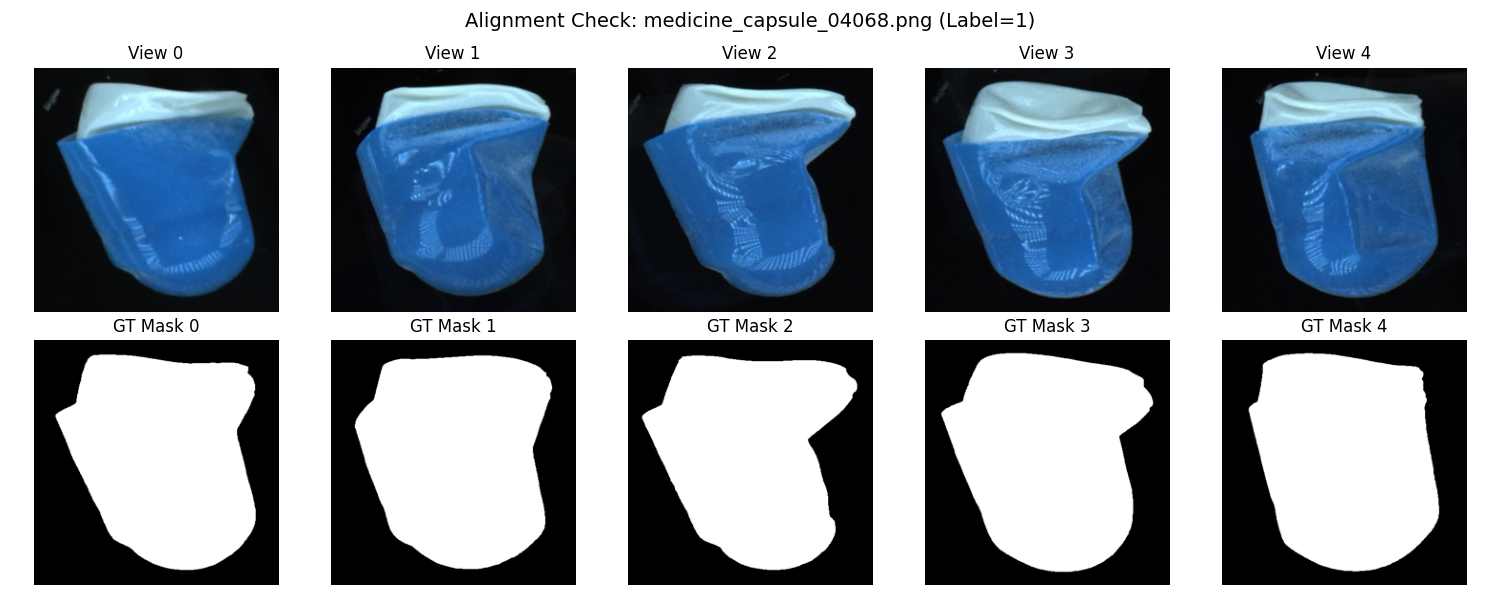

Write the Python code that produced this figure.
# import torch
# import os
# import sys
#
# # 确保能导入项目中的模块
# sys.path.append(os.getcwd())
#
# from datasets.data_builder import build_dataloader
# # 假设你已经修改了 config.py，直接导入配置
# from config import dataset as dataset_cfg
#
#
# def verify_manta_loading():
#     print(f"[*]正在验证 MANTA 数据集加载配置...")
#     print(f"   数据集路径: {dataset_cfg.get('root_path')}")
#     print(f"   测试类别: {dataset_cfg.get('class_name')}")
#
#     # 1. 尝试构建训练集 DataLoader
#     try:
#         train_loader, _ = build_dataloader(dataset_cfg)
#         print("   DataLoader 构建成功！")
#     except Exception as e:
#         print(f"!!! DataLoader 构建失败: {e}")
#         return
#
#     # 2. 从 Loader 中获取一个 Batch
#     try:
#         # 获取第一个 batch
#         data_iter = iter(train_loader)
#         images, labels = next(data_iter)
#
#         # 3. 检查数据结构
#         # images 应该是一个列表 (5个视角) 或者 一个大 Tensor
#         # 根据我们在 manta_dataset.py 中的写法: return views (list), label
#         # DataLoader 的 default_collate 会把 list of lists 转换成 list of stacked tensors
#
#         if isinstance(images, list):
#             num_views = len(images)
#             print(f"[*]检测到数据为 List 形式，包含 {num_views} 个视角 (预期为 5)。")
#
#             # 检查第一个视角的 Tensor 形状
#             view0 = images[0]  # [Batch, C, H, W]
#             print(f"   单视角 Tensor 形状: {view0.shape} (预期: [{dataset_cfg['batch_size']}, 3, 256, 256])")
#
#             if num_views == 5 and view0.shape[1:] == (3, 256, 256):
#                 print("\n[SUCCESS] 数据加载逻辑验证通过！符合 Set-Flow 输入要求。")
#             else:
#                 print("\n[WARNING] 维度或视角数量不对，请检查 manta_dataset.py。")
#
#         elif isinstance(images, torch.Tensor):
#             # 如果你在 dataset 里做了 stack
#             print(f"[*]检测到数据为 Tensor 形式: {images.shape}")
#             if images.dim() == 5 and images.shape[1] == 5:  # [B, 5, 3, H, W]
#                 print("\n[SUCCESS] 数据加载逻辑验证通过！")
#             else:
#                 print("\n[WARNING] Tensor 维度不对，预期应包含 5 个视角维度。")
#
#         print(f"   标签形状: {labels.shape}")
#         print(f"   标签示例: {labels}")
#
#     except StopIteration:
#         print("!!! DataLoader 是空的，请检查路径下是否有图片。")
#     except Exception as e:
#         print(f"!!! 读取 Batch 失败: {e}")
#         import traceback
#         traceback.print_exc()
#
#
# if __name__ == "__main__":
#     # 简单的路径检查
#     root = dataset_cfg.get('root_path', 'data/MANTA')
#     cls_name = dataset_cfg.get('class_name', 'capsule')
#     check_path = os.path.join(root, cls_name, 'train', 'good')
#
#     if not os.path.exists(check_path):
#         print(f"[错误] 找不到路径: {check_path}")
#         print("请确保你已下载 MANTA 数据集并修改 config.py 中的 root_path。")
#     else:
#         verify_manta_loading()
import os
import sys
import torch
import numpy as np
import matplotlib.pyplot as plt


def denorm(tensor):
    """ 反归一化: (3,H,W) -> (H,W,3) """
    mean = np.array([0.485, 0.456, 0.406])
    std = np.array([0.229, 0.224, 0.225])
    img = tensor.permute(1, 2, 0).numpy()
    img = img * std + mean
    return np.clip(img, 0, 1)


def main():
    print("[*] 开始验证对齐 (Fix: Order & Test Set)...")
    sys.path.append(os.getcwd())

    try:
        from config import dataset as dataset_cfg
        from datasets.data_builder import build_dataloader

        # 1. 强制配置
        dataset_cfg['type'] = 'manta'  # 强制读取图片
        dataset_cfg['input_size'] = (256, 256)  # 尺寸
        dataset_cfg['num_workers'] = 0  # 单进程
        dataset_cfg['batch_size'] = 4

        # 2. 构建 DataLoader
        print("   正在构建 DataLoader...")
        loaders = build_dataloader(dataset_cfg)

        # [关键修改] 获取 Test Loader (loaders[1])
        # 因为训练集通常只有正常样本，没有 Mask，无法验证对齐
        if isinstance(loaders, (tuple, list)) and len(loaders) >= 2:
            test_loader = loaders[1]
            print("   [INFO] 已选中测试集 (Test Loader)，包含异常样本。")
        else:
            test_loader = loaders
            print("   [WARNING] 似乎只返回了一个 Loader，尝试用它搜索...")

        if test_loader is None:
            print("   [FAIL] Test Loader 为空，请检查 config 中是否有 test 配置。")
            return

        # 3. 寻找异常样本
        print("   正在遍历测试集寻找 Label=1 (异常样本)...")
        target_batch = None
        target_idx = -1

        for batch_i, batch_data in enumerate(test_loader):
            labels = batch_data[1]
            abnormal_idxs = (labels == 1).nonzero(as_tuple=True)[0]

            if len(abnormal_idxs) > 0:
                target_batch = batch_data
                target_idx = abnormal_idxs[0].item()
                print(f"   [FOUND] 在 Batch {batch_i} 找到异常样本！索引: {target_idx}")
                break

            if batch_i > 20:  # 防止遍历太久
                print("   [WARNING] 看了前 20 个 Batch 还没找到异常样本，可能需要检查数据集。")
                break

        if target_batch is None:
            print("   [FAIL] 未找到任何异常样本，无法验证 Mask 对齐。")
            return

        # 4. 解包与处理
        b_views, b_labels, b_paths, b_masks = target_batch[0], target_batch[1], target_batch[2], target_batch[3]

        if isinstance(b_views, list):
            views_t = torch.stack(b_views, dim=1)  # [B, 5, 3, H, W]
        else:
            views_t = b_views

        if isinstance(b_masks, list):
            masks_t = torch.stack(b_masks, dim=1)  # [B, 5, 1, H, W]
        else:
            masks_t = b_masks

        # 5. 绘图
        path = b_paths[target_idx]
        print(f"   正在绘制: {os.path.basename(str(path))}")

        fig, axes = plt.subplots(2, 5, figsize=(15, 6))
        fig.suptitle(f"Alignment Check: {os.path.basename(str(path))} (Label=1)", fontsize=14)

        for v in range(5):
            # View Image
            img = denorm(views_t[target_idx, v])
            # Mask Image
            mask = masks_t[target_idx, v].squeeze().numpy()

            # 第一行：原图
            axes[0, v].imshow(img)
            axes[0, v].set_title(f"View {v}")
            axes[0, v].axis('off')

            # 第二行：纯 Mask (黑白)
            axes[1, v].imshow(mask, cmap='gray', vmin=0, vmax=1)
            axes[1, v].set_title(f"GT Mask {v}")
            axes[1, v].axis('off')

            # 边框提示
            if mask.max() > 0:
                for spine in axes[1, v].spines.values():
                    spine.set_edgecolor('red')
                    spine.set_linewidth(3)

        plt.tight_layout()
        save_path = "test_data.png"
        plt.savefig(save_path)
        print(f"   [SUCCESS] 图片已保存至 {save_path}")
        print("   上排：5个视角的原图")
        print("   下排：对应的Ground Truth Mask")

    except Exception as e:
        print(f"   [ERROR] {e}")
        import traceback
        traceback.print_exc()


if __name__ == "__main__":
    main()